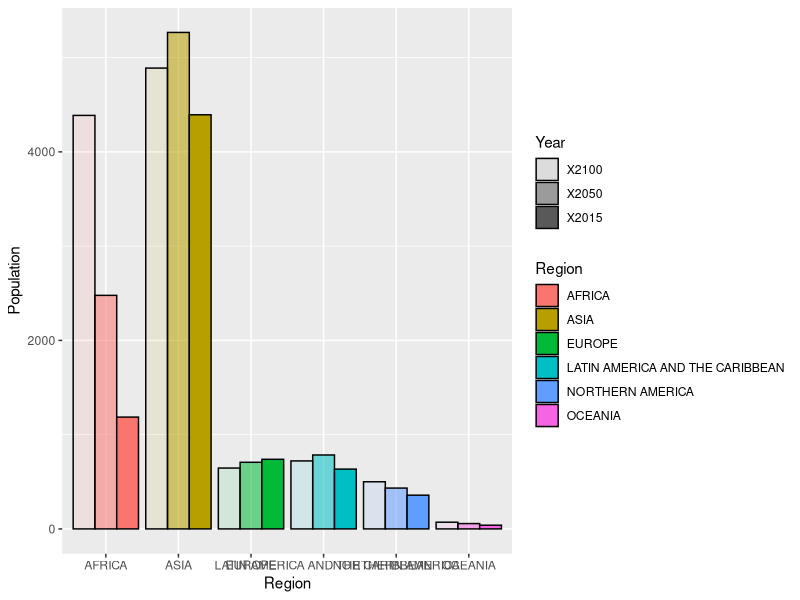
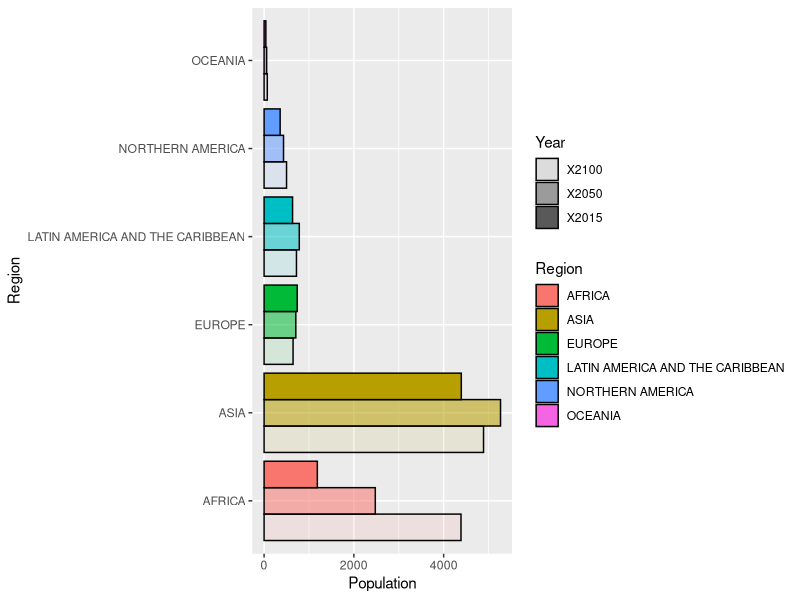
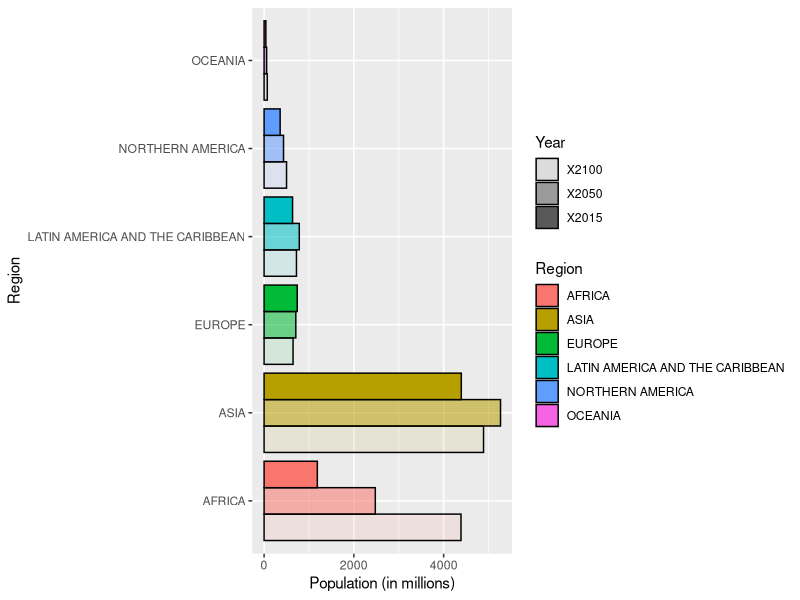
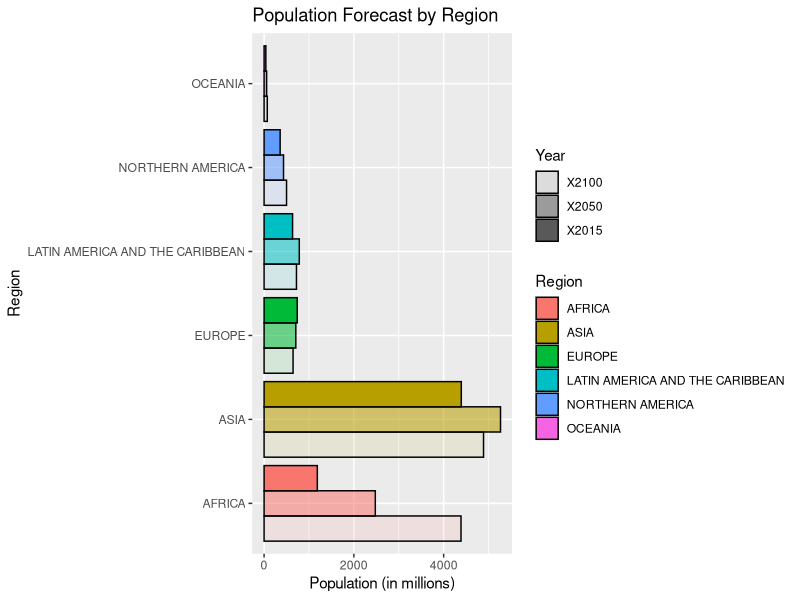
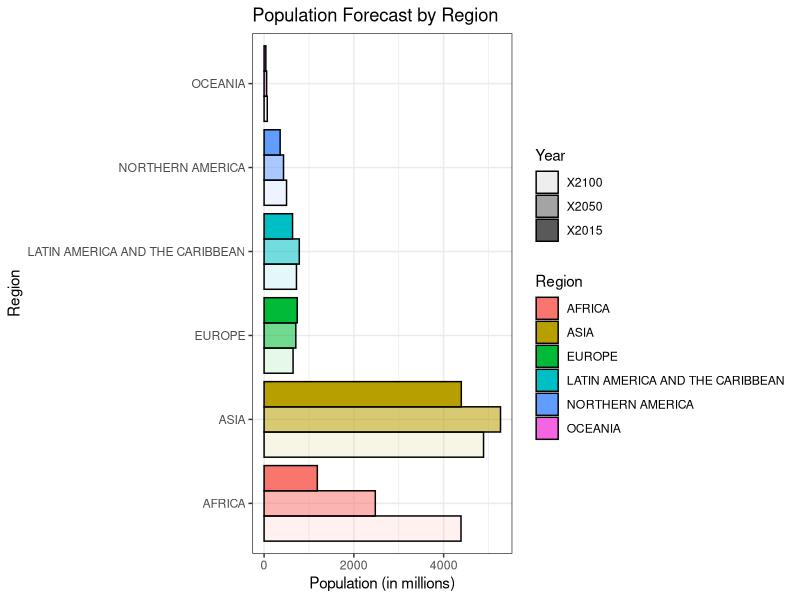
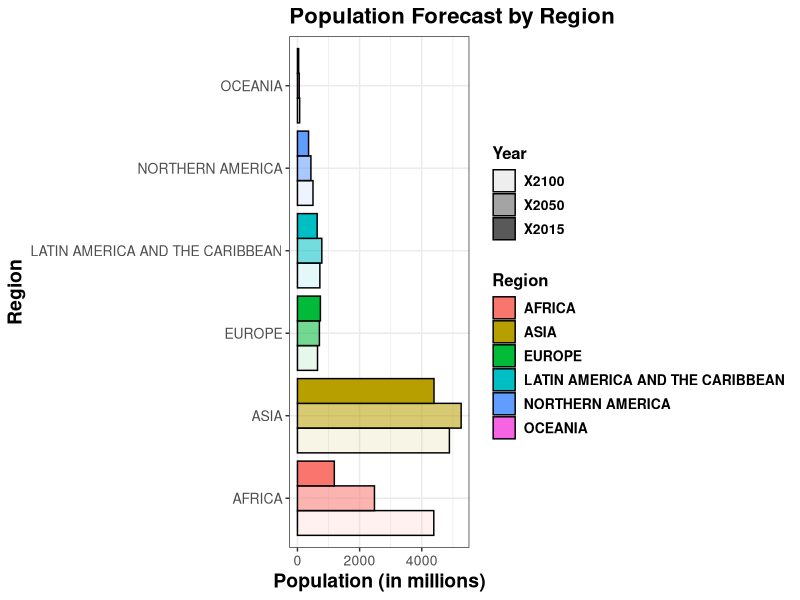
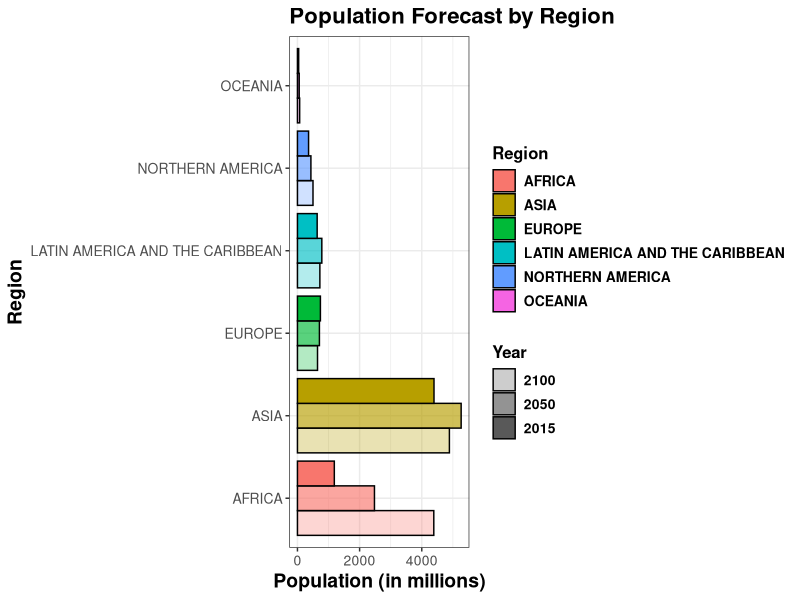

The R script that drew these images, in order:
library('ggplot2') #load ggplot
library('reshape2') #load reshape2 for reshaping data.frame objects

#You can set the directory to the directory you want. I used setwd() to move to the appropriate directory, but it will be different for you. You can provide your own directory, or navigate using the GUI.
#setwd('/Users/Joseph/Documents/QBio/Tutorials/T8-Data_Visualization/Data') 

# load the Region data from the working directory
df <- read.csv('UN population forecasts from Economist charts - Region.csv')

# melt reshapes a data.frame from multiple columns to three columns: an ID column, in this case Region, a variable column, which contains the column headers for each value, and a value Column for the populations. Have a look at the output to understand what it does.
DF <- melt(df[,c('Region','X2100','X2050','X2015')],id.vars = 'Region',variable.name='Year',value.name='Population')

#Change population to millions, because I want to
DF$Population = DF$Population/1000

# Make a ggplot object with the new data.frame, using Region and population as x and y
plotObj <- ggplot(DF,aes(x=Region,y=Population))

# Make a barplot object. Fill assigns the colours to different Regions, and alpha assigns transparency based on Year value data.
plotObj <- plotObj + geom_bar(aes(fill=Region,alpha=Year),position='dodge',stat='identity',colour='black')
# I included plotObj command to update the figure as we go along.
plotObj

# Flip x and y axis, because I like it better
plotObj <- plotObj + coord_flip()
plotObj

# Change the axis label to match reality
plotObj <- plotObj + ylab('Population (in millions)')
plotObj

# add a title
plotObj <- plotObj + ggtitle('Population Forecast by Region')
plotObj

# get rid of the gray background, it's ugly
plotObj <- plotObj + theme_bw()
plotObj

# Set the text properties you desire
plotObj <- plotObj + theme(axis.title = element_text(size=14,face='bold'),legend.text = element_text(size=10,face='bold'),legend.title = element_text(size=12,face='bold'),plot.title = element_text(size=16,face='bold'),axis.text = element_text(size=10))
plotObj

# Change the year names to drop the x's, and set the range of transparencies alpha
plotObj <- plotObj + scale_alpha_discrete(name='Year',labels=c('2100','2050','2015'),range=(c(.3,1)))
plotObj


